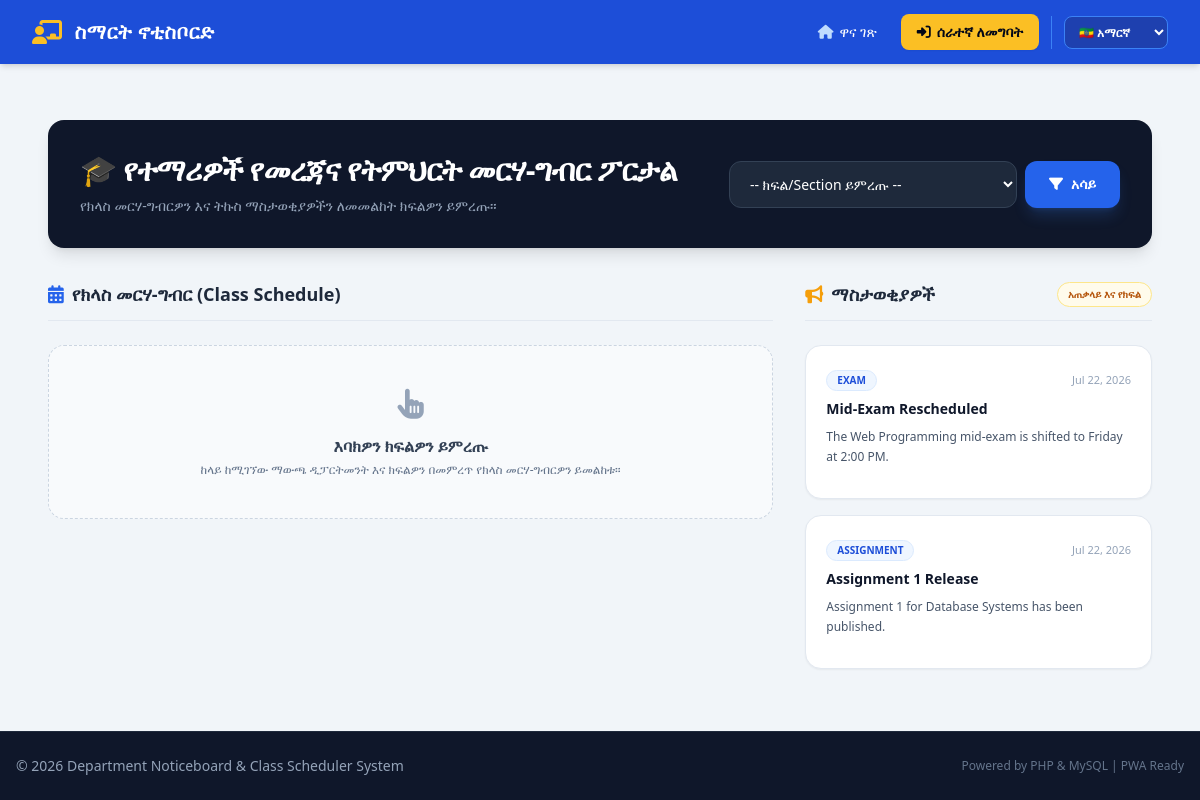
The page / on the database its author committed.
### tables this page shows
CREATE TABLE notices (
    id INT AUTO_INCREMENT PRIMARY KEY,
    title VARCHAR(200) NOT NULL,
    content TEXT NOT NULL,
    category ENUM('Exam', 'Assignment', 'Make-up Class', 'General') NOT NULL DEFAULT 'General',
    target_section_id INT NULL,  
    author_id INT NOT NULL,
    attachment_path VARCHAR(255) NULL,
    created_at TIMESTAMP DEFAULT CURRENT_TIMESTAMP,
    FOREIGN KEY (target_section_id) REFERENCES sections(id) ON DELETE CASCADE,
    FOREIGN KEY (author_id) REFERENCES users(id) ON DELETE CASCADE
);

### index.php (the view, shortened to what this page needs)
<?php
require_once 'config/db.php';
$selected_section_id = $_GET['section_id'] ?? '';
$notices   = [];
$schedules = [];
if (isset($pdo) && $pdo !== null) {
    try {
        if (!empty($selected_section_id)) {
            $stmtNotice = $pdo->prepare("
                SELECT n.*, u.full_name as author_name
                FROM notices n
                LEFT JOIN users u ON n.author_id = u.id
                WHERE (n.target_section_id = :sec_id OR n.target_section_id IS NULL OR n.target_section_id = '')
                ORDER BY n.created_at DESC
            ");
            $stmtNotice->execute(['sec_id' => $selected_section_id]);
            $notices = $stmtNotice->fetchAll();
        } else {
            $notices = $pdo->query("
                SELECT n.*, u.full_name as author_name
                FROM notices n
                LEFT JOIN users u ON n.author_id = u.id
                ORDER BY n.created_at DESC
                LIMIT 10
            ")->fetchAll();
        }
    } catch (PDOException $e) {
        $error = "መረጃዎችን ማምጣት አልተቻለም፡ " . $e->getMessage();
    }
}
include_once 'includes/header.php';
?>
<div class="max-w-7xl mx-auto px-4 py-8">
    <div class="bg-slate-900 rounded-2xl p-6 md:p-8 text-white mb-8 shadow-lg flex flex-col md:flex-row justify-between items-center gap-6">
        <div>
            <h1 class="text-2xl md:text-3xl font-extrabold tracking-tight">🎓 የተማሪዎች የመረጃና የትምህርት መርሃ-ግብር ፖርታል</h1>
            <p class="text-slate-400 text-sm mt-2">የክላስ መርሃ-ግብርዎን እና ትኩስ ማስታወቂያዎችን ለመመልከት ክፍልዎን ይምረጡ።</p>
        </div>
        <form method="GET" action="index.php" class="w-full md:w-auto flex flex-col sm:flex-row gap-2">
            <select name="section_id" required class="bg-slate-800 text-white text-sm border border-slate-700 rounded-xl px-4 py-3 focus:outline-none focus:border-blue-500 w-full md:w-72">
                <option value="">-- ክፍል/Section ይምረጡ --</option>
            </select>
            <button type="submit" class="bg-blue-600 hover:bg-blue-700 text-white font-bold px-6 py-3 rounded-xl transition text-sm flex items-center justify-center gap-2 shadow-lg shadow-blue-500/20">
                <i class="fa-solid fa-filter"></i> አሳይ
            </button>
        </form>
    </div>
    <div class="grid grid-cols-1 lg:grid-cols-3 gap-8">
        <div class="lg:col-span-2 space-y-6">
            <div class="flex items-center justify-between border-b border-slate-200 pb-3">
                <h2 class="text-lg font-bold text-slate-800 flex items-center gap-2">
                    <i class="fa-solid fa-calendar-days text-blue-600"></i> የክላስ መርሃ-ግብር (Class Schedule)
                </h2>
            </div>
            <?php if (!empty($selected_section_id)): ?>
                <?php if (!empty($schedules)): ?>
                    <div class="bg-white rounded-2xl border border-slate-200 shadow-sm overflow-hidden">
                        <div class="overflow-x-auto">
                            <table class="w-full text-sm text-left text-slate-600">
                                <thead class="text-xs uppercase bg-slate-100 text-slate-700 border-b border-slate-200">
                                    <tr>
                                        <th class="p-4">ቀን (Day)</th>
                                        <th class="p-4">ሰዓት (Time)</th>
                                        <th class="p-4">ኮርስ (Course)</th>
                                        <th class="p-4">መምህር (Instructor)</th>
                                        <th class="p-4">ክፍል (Room)</th>
                                    </tr>
                                </thead>
                                <tbody class="divide-y divide-slate-100">
                                    <?php foreach ($schedules as $sch): ?>
                                        <tr class="hover:bg-slate-50/80 transition">
                                            <td class="p-4 font-bold text-slate-800">
                                                <span class="bg-slate-100 px-2.5 py-1 rounded-lg border border-slate-200">
                                                    <?= htmlspecialchars($sch['day_of_week']); ?>
                                                </span>
                                            </td>
                                            <td class="p-4 text-slate-600 whitespace-nowrap font-medium">
                                                <i class="fa-regular fa-clock text-slate-400 mr-1"></i>
                                                <?= htmlspecialchars($sch['start_time']); ?> - <?= htmlspecialchars($sch['end_time']); ?>
                                            </td>
                                            <td class="p-4">
                                                <div class="font-bold text-blue-600"><?= htmlspecialchars($sch['course_code']); ?></div>
                                                <div class="text-xs text-slate-500"><?= htmlspecialchars($sch['course_title']); ?></div>
                                            </td>
                                            <td class="p-4 font-medium text-slate-700">
                                                <?= htmlspecialchars($sch['instructor_name']); ?>
                                            </td>
                                            <td class="p-4">
                                                <span class="bg-emerald-50 text-emerald-700 text-xs font-semibold px-2.5 py-1 rounded-md border border-emerald-200 whitespace-nowrap">
                                                    <?= htmlspecialchars($sch['building_name']); ?> (<?= htmlspecialchars($sch['room_number']); ?>)
                                                </span>
                                            </td>
                                        </tr>
                                    <?php endforeach; ?>
                                </tbody>
                            </table>
                        </div>
                    </div>
                <?php else: ?>
                    <div class="bg-amber-50 border border-amber-200 rounded-2xl p-8 text-center">
                        <i class="fa-solid fa-calendar-xmark text-amber-500 text-3xl mb-2"></i>
                        <h3 class="text-sm font-bold text-amber-900">ምንም የተመዘገበ የክላስ መርሃ-ግብር አልተገኘም!</h3>
                        <p class="text-xs text-amber-700 mt-1">ለዚህ ክፍል እስካሁን የክላስ ሰሌዳ አልተዘጋጀም ወይም አልተመዘገበም።</p>
                    </div>
                <?php endif; ?>
            <?php else: ?>
                <div class="bg-slate-50 border border-dashed border-slate-300 rounded-2xl p-10 text-center">
                    <i class="fa-solid fa-hand-pointer text-slate-400 text-3xl mb-3 animate-bounce"></i>
                    <h3 class="text-base font-bold text-slate-700">እባክዎን ክፍልዎን ይምረጡ</h3>
                    <p class="text-xs text-slate-500 mt-1">ከላይ ከሚገኘው ማውጫ ዲፓርትመንት እና ክፍልዎን በመምረጥ የክላስ መርሃ-ግብርዎን ይመልከቱ።</p>
                </div>
            <?php endif; ?>
        </div>
        <div class="space-y-6">
            <div class="border-b border-slate-200 pb-3 flex items-center justify-between">
                <h2 class="text-lg font-bold text-slate-800 flex items-center gap-2">
                    <i class="fa-solid fa-bullhorn text-amber-500"></i> ማስታወቂያዎች
                </h2>
                <span class="text-[10px] bg-amber-50 text-amber-700 font-semibold px-2.5 py-1 rounded-full border border-amber-200">
                    አጠቃላይ እና የክፍል
                </span>
            </div>
            <?php if (!empty($notices)): ?>
                <div class="space-y-4">
                    <?php foreach ($notices as $notice): ?>
                        <?php $isGeneral = empty($notice['target_section_id']); ?>
                        <div class="bg-white rounded-2xl p-5 border <?= $isGeneral ? 'border-amber-300 bg-amber-50/20' : 'border-slate-200'; ?> shadow-sm hover:shadow-md transition relative overflow-hidden">
                            <div class="flex items-center justify-between mb-2 mt-1">
                                <span class="text-[10px] font-extrabold uppercase px-2.5 py-0.5 rounded-full <?= $isGeneral ? 'bg-amber-100 text-amber-800 border border-amber-200' : 'bg-blue-50 text-blue-700 border border-blue-100'; ?>">
                                    <?= htmlspecialchars($notice['category'] ?? ($isGeneral ? 'Academic Calendar' : 'Section Notice')); ?>
                                </span>
                                <span class="text-[11px] text-slate-400">
                                    <?= date('M d, Y', strtotime($notice['created_at'] ?? 'now')); ?>
                                </span>
                            </div>
                            <h3 class="font-bold text-slate-900 text-sm mb-2">
                                <?= htmlspecialchars($notice['title']); ?>
                            </h3>
                            <p class="text-xs text-slate-600 leading-relaxed mb-3">
                                <?= nl2br(htmlspecialchars($notice['content'])); ?>
                            </p>
                        </div>
                    <?php endforeach; ?>
                </div>
            <?php else: ?>
                <div class="bg-slate-50 border border-slate-200 rounded-2xl p-6 text-center text-slate-500 text-xs">
                    ምንም የወጣ ማስታወቂያ የለም።
                </div>
            <?php endif; ?>
        </div>
    </div>
</div>
<?php include_once 'includes/footer.php'; ?>

### rows shown on the page
notices: category "EXAM", created_at "Jul 22, 2026", title "Mid-Exam Rescheduled", content "The Web Programming mid-exam is shifted to Friday at 2:00 PM."
notices: category "ASSIGNMENT", created_at "Jul 22, 2026", title "Assignment 1 Release", content "Assignment 1 for Database Systems has been published."

### other values the page prints
$t['brand'] "ስማርት ኖቲስቦርድ"
$t['feed'] "ዋና ገጽ"
$t['login'] "ሰራተኛ ለመግባት"
